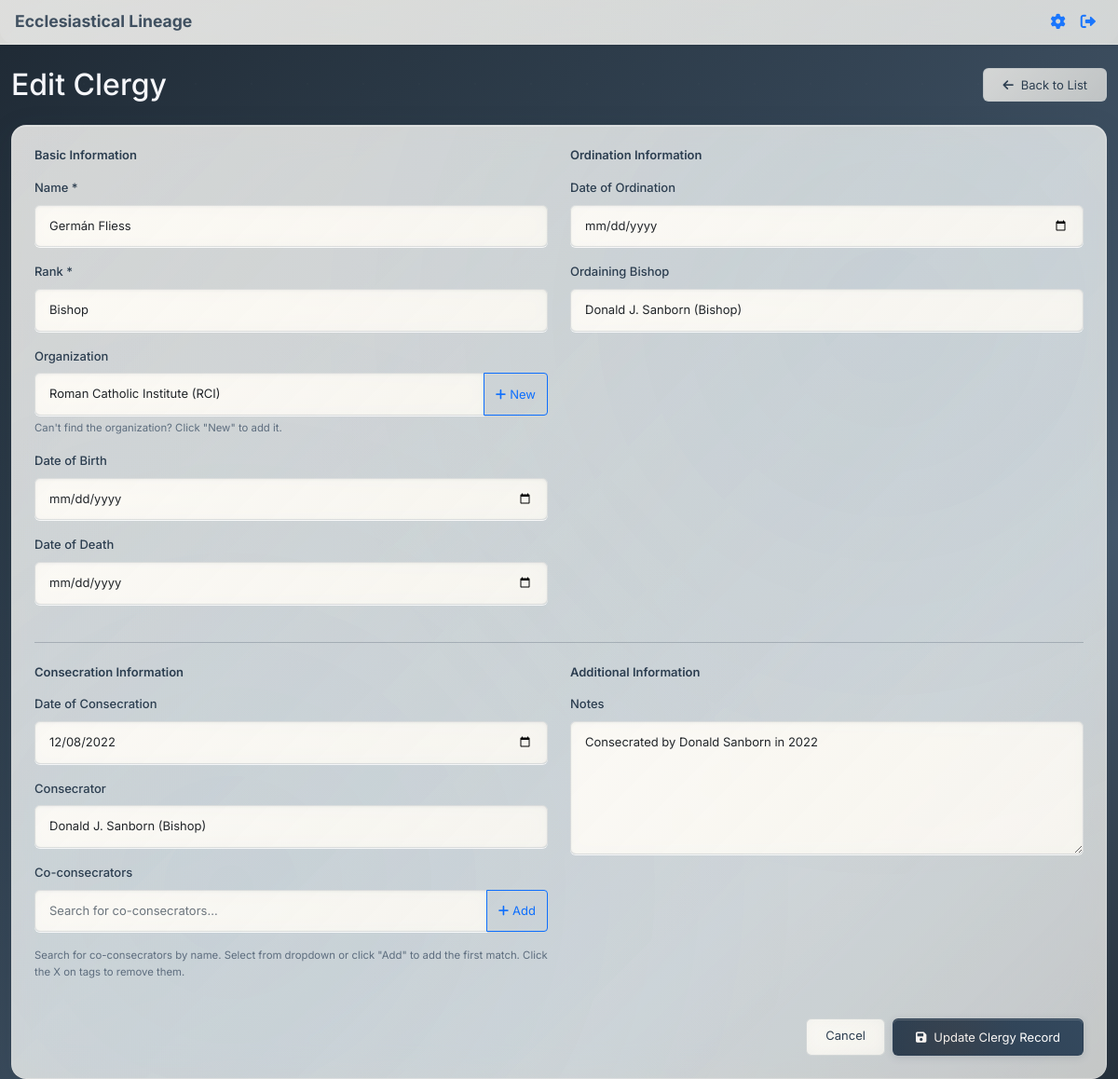
Screenshot of /clergy/3/edit (signed in) with the database file from the repository.
### app.py (models this page shows, shortened)
class Clergy(db.Model):
    id = db.Column(db.Integer, primary_key=True)
    name = db.Column(db.String(200), nullable=False)
    rank = db.Column(db.String(100), nullable=False)
    organization = db.Column(db.String(200))
    date_of_birth = db.Column(db.Date)
    date_of_ordination = db.Column(db.Date)
    ordaining_bishop_id = db.Column(db.Integer, db.ForeignKey('clergy.id'))
    date_of_consecration = db.Column(db.Date)
    consecrator_id = db.Column(db.Integer, db.ForeignKey('clergy.id'))
    co_consecrators = db.Column(db.Text)  # JSON array of clergy IDs
    date_of_death = db.Column(db.Date)
    notes = db.Column(db.Text)
    ordaining_bishop = db.relationship('Clergy', foreign_keys=[ordaining_bishop_id], remote_side=[id])
    consecrator = db.relationship('Clergy', foreign_keys=[consecrator_id], remote_side=[id])
    def get_co_consecrators(self):
        if self.co_consecrators:
            return json.loads(self.co_consecrators)
        return []

class Rank(db.Model):
    id = db.Column(db.Integer, primary_key=True)
    name = db.Column(db.String(100), unique=True, nullable=False)
    description = db.Column(db.Text)
    color = db.Column(db.String(7), nullable=False, default="#000000")
    created_at = db.Column(db.DateTime, default=datetime.utcnow)

class Organization(db.Model):
    id = db.Column(db.Integer, primary_key=True)
    name = db.Column(db.String(200), unique=True, nullable=False)
    abbreviation = db.Column(db.String(20), unique=True)  # Short code for the organization
    description = db.Column(db.Text)
    color = db.Column(db.String(7), nullable=False, default="#27ae60")
    created_at = db.Column(db.DateTime, default=datetime.utcnow)

### app.py (the view, shortened to what this page needs)
@app.route('/clergy/<int:clergy_id>/edit', methods=['GET', 'POST'])
def edit_clergy(clergy_id):
    if 'user_id' not in session:
        flash('Please log in to edit clergy records.', 'error')
        return redirect(url_for('login'))
    clergy = Clergy.query.get_or_404(clergy_id)
    all_clergy = Clergy.query.all()
    all_clergy_data = [
        {
            'id': clergy_member.id,
            'name': clergy_member.name,
            'rank': clergy_member.rank,
            'organization': clergy_member.organization
        }
        for clergy_member in all_clergy
    ]
    ranks = Rank.query.order_by(Rank.name).all()
    organizations = Organization.query.order_by(Organization.name).all()
    return render_template('add_clergy.html',
                         clergy=clergy,
                         all_clergy=all_clergy,
                         all_clergy_data=all_clergy_data,
                         ranks=ranks,
                         organizations=organizations,
                         edit_mode=True)

### templates/add_clergy.html (shortened to what this page needs)
{% extends "base.html" %}
{% block full_content %}
    <div class="container mt-4">
    <div class="d-flex justify-content-between align-items-center mb-4">
        <h1 class="h2 mb-0">{% if edit_mode %}Edit Clergy{% else %}Add New Clergy{% endif %}</h1>
        <a href="{{ url_for('clergy_list') }}" class="btn btn-outline-secondary">
            <i class="fas fa-arrow-left me-2"></i>Back to List
        </a>
    </div>
    <div class="card">
        <div class="card-body p-4">
            <form method="POST">
                <div class="row">
                    <div class="col-md-6">
                        <h4 class="mb-3">Basic Information</h4>
                        <div class="mb-3">
                            <label for="name" class="form-label">Name *</label>
                            <input type="text" class="form-control" id="name" name="name"
                                   value="{{ clergy.name if edit_mode else '' }}" required>
                        </div>
                        <div class="mb-3">
                            <label for="rank" class="form-label">Rank *</label>
                            <select class="form-select" id="rank" name="rank" required>
                                {% for rank in ranks %}
                                    <option value="{{ rank.name }}" {% if edit_mode and clergy.rank == rank.name %}selected{% endif %}>
                                        {{ rank.name }}{% if rank.description %} - {{ rank.description }}{% endif %}
                                    </option>
                                {% endfor %}
                            </select>
                        </div>
                        <div class="mb-3">
                            <label for="organization" class="form-label">Organization</label>
                            <div class="input-group">
                                <select class="form-select" id="organization" name="organization">
                                    {% for organization in organizations %}
                                        <option value="{{ organization.name }}" {% if edit_mode and clergy.organization == organization.name %}selected{% endif %}>
                                            {{ organization.name }}{% if organization.abbreviation %} ({{ organization.abbreviation }}){% endif %}{% if organization.description %} - {{ organization.description }}{% endif %}
                                        </option>
                                    {% endfor %}
                                </select>
                                <button class="btn btn-outline-primary" type="button" onclick="openAddOrganizationModal()" title="Add new organization">
                                    <i class="fas fa-plus me-1"></i>New
                                </button>
                            </div>
                            <div class="form-text">Can't find the organization? Click "New" to add it.</div>
                        </div>
                        <div class="mb-3">
                            <label for="date_of_birth" class="form-label">Date of Birth</label>
                            <input type="date" class="form-control" id="date_of_birth" name="date_of_birth"
                                   value="{{ clergy.date_of_birth.strftime('%Y-%m-%d') if edit_mode and clergy.date_of_birth else '' }}">
                        </div>
                        <div class="mb-3">
                            <label for="date_of_death" class="form-label">Date of Death</label>
                            <input type="date" class="form-control" id="date_of_death" name="date_of_death"
                                   value="{{ clergy.date_of_death.strftime('%Y-%m-%d') if edit_mode and clergy.date_of_death else '' }}">
                        </div>
                    </div>
                    <div class="col-md-6">
                        <h4 class="mb-3">Ordination Information</h4>
                        <div class="mb-3">
                            <label for="date_of_ordination" class="form-label">Date of Ordination</label>
                            <input type="date" class="form-control" id="date_of_ordination" name="date_of_ordination"
                                   value="{{ clergy.date_of_ordination.strftime('%Y-%m-%d') if edit_mode and clergy.date_of_ordination else '' }}">
                        </div>
                        <div class="mb-3">
                            <label for="ordaining_bishop_id" class="form-label">Ordaining Bishop</label>
                            <select class="form-select" id="ordaining_bishop_id" name="ordaining_bishop_id">
                                {% for clergy_member in all_clergy %}
                                    <option value="{{ clergy_member.id }}" {% if edit_mode and clergy.ordaining_bishop_id == clergy_member.id %}selected{% endif %}>{{ clergy_member.name }} ({{ clergy_member.rank }})</option>
                                {% endfor %}
                            </select>
                        </div>
                    </div>
                </div>
                <hr class="my-4">
                <div class="row">
                    <div class="col-md-6">
                        <h4 class="mb-3">Consecration Information</h4>
                        <div class="mb-3">
                            <label for="date_of_consecration" class="form-label">Date of Consecration</label>
                            <input type="date" class="form-control" id="date_of_consecration" name="date_of_consecration"
                                   value="{{ clergy.date_of_consecration.strftime('%Y-%m-%d') if edit_mode and clergy.date_of_consecration else '' }}">
                        </div>
                        <div class="mb-3">
                            <label for="consecrator_id" class="form-label">Consecrator</label>
                            <select class="form-select" id="consecrator_id" name="consecrator_id">
                                {% for clergy_member in all_clergy %}
                                    <option value="{{ clergy_member.id }}" {% if edit_mode and clergy.consecrator_id == clergy_member.id %}selected{% endif %}>{{ clergy_member.name }} ({{ clergy_member.rank }})</option>
                                {% endfor %}
                            </select>
                        </div>
                        <div class="mb-3">
                            <label for="co_consecrators" class="form-label">Co-consecrators</label>
                            <div class="co-consecrators-container">
                                <div class="input-group mb-2">
                                    <input type="text" class="form-control" id="co_consecrator_search" placeholder="Search for co-consecrators...">
                                    <button class="btn btn-outline-primary" type="button" id="add_co_consecrator" title="Add selected co-consecrator">
                                        <i class="fas fa-plus me-1"></i>Add
                                    </button>
                                </div>
                            </div>
                            <div class="form-text">Search for co-consecrators by name. Select from dropdown or click "Add" to add the first match. Click the X on tags to remove them.</div>
                        </div>
                    </div>
                    <div class="col-md-6">
                        <h4 class="mb-3">Additional Information</h4>
                        <div class="mb-3">
                            <label for="notes" class="form-label">Notes</label>
                            <textarea class="form-control" id="notes" name="notes" rows="6" placeholder="Additional notes about this clergy member...">{{ clergy.notes if edit_mode else '' }}</textarea>
                        </div>
                    </div>
                </div>
                <div class="d-flex justify-content-end gap-2 mt-4">
                    <a href="{{ url_for('clergy_list') }}" class="btn btn-outline-secondary">Cancel</a>
                    <button type="submit" class="btn btn-primary">
                        <i class="fas fa-save me-2"></i>{% if edit_mode %}Update Clergy Record{% else %}Save Clergy Record{% endif %}
                    </button>
                </div>
            </form>
        </div>
    </div>
{% endblock %}

### rows the page displays
Clergy: name "Germán Fliess", rank "Bishop", organization "Roman Catholic Institute (RCI)", ordaining_bishop_id "Donald J. Sanborn (Bishop)", date_of_consecration "12/08/2022", consecrator_id "Donald J. Sanborn (Bishop)", notes "Consecrated by Donald Sanborn in 2022"
